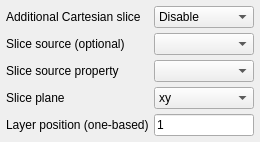
          <widget class="QWidget" name="page_5">
            <attribute name="title">
              <string>Slice</string>
            </attribute>
            <layout class="QVBoxLayout" name="hosc_layout_15">
              <property name="margin">
                <number>6</number>
              </property>
              <property name="spacing">
                <number>5</number>
              </property>
              <item>
                <widget class="QWidget" name="Output_3D_Slice_Enable_fields">
                  <property name="sizePolicy">
                    <sizepolicy hsizetype="Preferred" vsizetype="Maximum">
                      <horstretch>0</horstretch>
                      <verstretch>0</verstretch>
                    </sizepolicy>
                  </property>
                  <layout class="QGridLayout" name="hosc_layout_16">
                    <property name="margin">
                      <number>0</number>
                    </property>
                    <property name="spacing">
                      <number>5</number>
                    </property>
                    <item row="0" column="0">
                      <widget class="QLabel" name="label_Output_3D_Slice_Enable">
                        <property name="text">
                          <string>Additional Cartesian slice</string>
                        </property>
                      </widget>
                    </item>
                    <item row="0" column="1">
                      <widget class="QComboBox" name="Output_3D_Slice_Enable">
                        <property name="sizePolicy">
                          <sizepolicy hsizetype="Ignored" vsizetype="Fixed">
                            <horstretch>0</horstretch>
                            <verstretch>0</verstretch>
                          </sizepolicy>
                        </property>
                        <property name="minimumSize">
                          <size>
                            <width>100</width>
                            <height>22</height>
                          </size>
                        </property>
                        <item>
                          <property name="text">
                            <string>Disable</string>
                          </property>
                        </item>
                        <item>
                          <property name="text">
                            <string>Enable</string>
                          </property>
                        </item>
                      </widget>
                    </item>
                    <item row="1" column="0">
                      <widget class="QLabel" name="label_Output_3D_Slice_Source_Grid">
                        <property name="text">
                          <string>Slice source (optional)</string>
                        </property>
                        <property name="toolTip">
                          <string>Leave empty to slice the new lag grid.</string>
                        </property>
                      </widget>
                    </item>
                    <item row="1" column="1">
                      <widget class="GridSelectorBasic" name="Output_3D_Slice_Source_Grid">
                        <property name="sizePolicy">
                          <sizepolicy hsizetype="Ignored" vsizetype="Fixed">
                            <horstretch>0</horstretch>
                            <verstretch>0</verstretch>
                          </sizepolicy>
                        </property>
                        <property name="minimumSize">
                          <size>
                            <width>100</width>
                            <height>22</height>
                          </size>
                        </property>
                        <property name="toolTip">
                          <string>Leave empty to slice the new lag grid.</string>
                        </property>
                      </widget>
                    </item>
                    <item row="2" column="0">
                      <widget class="QLabel" name="label_Output_3D_Slice_Source_Property">
                        <property name="text">
                          <string>Slice source property</string>
                        </property>
                      </widget>
                    </item>
                    <item row="2" column="1">
                      <widget class="SinglePropertySelector" name="Output_3D_Slice_Source_Property">
                        <property name="sizePolicy">
                          <sizepolicy hsizetype="Ignored" vsizetype="Fixed">
                            <horstretch>0</horstretch>
                            <verstretch>0</verstretch>
                          </sizepolicy>
                        </property>
                        <property name="minimumSize">
                          <size>
                            <width>100</width>
                            <height>22</height>
                          </size>
                        </property>
                      </widget>
                    </item>
                    <item row="3" column="0">
                      <widget class="QLabel" name="label_Output_3D_Slice_Plane">
                        <property name="text">
                          <string>Slice plane</string>
                        </property>
                      </widget>
                    </item>
                    <item row="3" column="1">
                      <widget class="QComboBox" name="Output_3D_Slice_Plane">
                        <property name="sizePolicy">
                          <sizepolicy hsizetype="Ignored" vsizetype="Fixed">
                            <horstretch>0</horstretch>
                            <verstretch>0</verstretch>
                          </sizepolicy>
                        </property>
                        <property name="minimumSize">
                          <size>
                            <width>100</width>
                            <height>22</height>
                          </size>
                        </property>
                        <item>
                          <property name="text">
                            <string>xy</string>
                          </property>
                        </item>
                        <item>
                          <property name="text">
                            <string>xz</string>
                          </property>
                        </item>
                        <item>
                          <property name="text">
                            <string>yz</string>
                          </property>
                        </item>
                      </widget>
                    </item>
                    <item row="4" column="0">
                      <widget class="QLabel" name="label_Output_3D_Slice_Position">
                        <property name="text">
                          <string>Layer position (one-based)</string>
                        </property>
                      </widget>
                    </item>
                    <item row="4" column="1">
                      <widget class="QLineEdit" name="Output_3D_Slice_Position">
                        <property name="sizePolicy">
                          <sizepolicy hsizetype="Ignored" vsizetype="Fixed">
                            <horstretch>0</horstretch>
                            <verstretch>0</verstretch>
                          </sizepolicy>
                        </property>
                        <property name="minimumSize">
                          <size>
                            <width>100</width>
                            <height>22</height>
                          </size>
                        </property>
                        <property name="text">
                          <string>1</string>
                        </property>
                      </widget>
                    </item>
                  </layout>
                </widget>
              </item>
              <item>
                <spacer name="slice_bottom_spacer">
                  <property name="orientation">
                    <enum>Qt::Vertical</enum>
                  </property>
                  <property name="sizeType">
                    <enum>QSizePolicy::Expanding</enum>
                  </property>
                  <property name="sizeHint">
                    <size>
                      <width>0</width>
                      <height>0</height>
                    </size>
                  </property>
                </spacer>
              </item>
            </layout>
          </widget>
